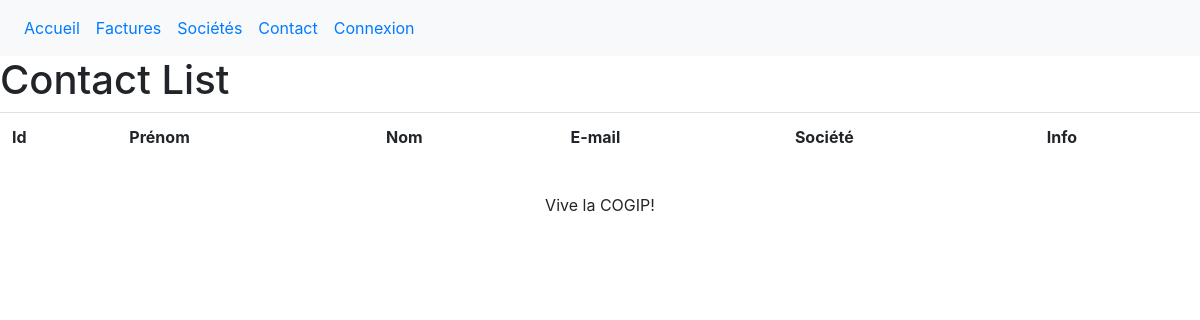
The page /?contact on the database as committed earlier.
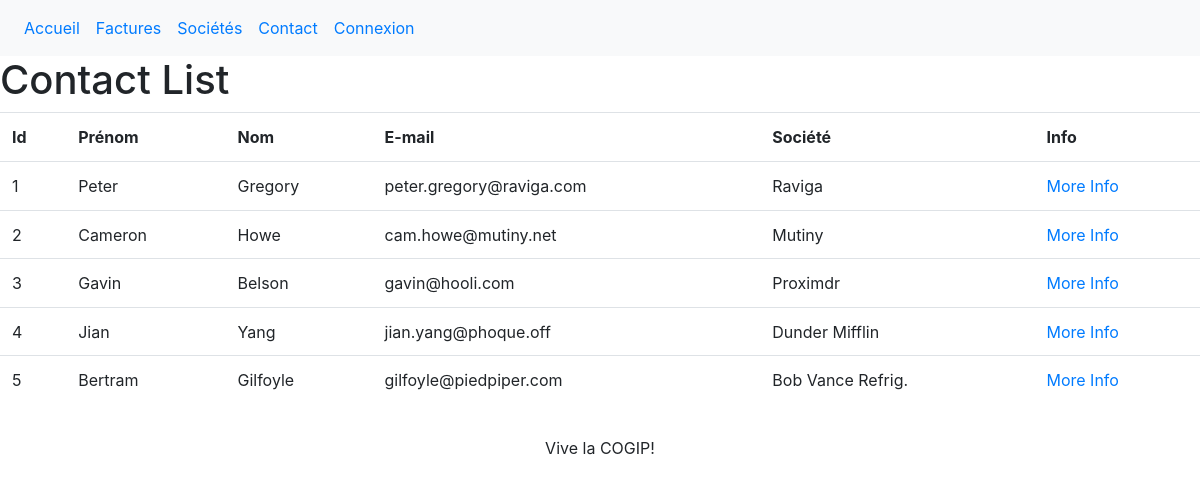
The same page on the database as committed later.
### tables this page shows
CREATE TABLE `people` (
  `id_people` int(11) NOT NULL,
  `first_name` text NOT NULL,
  `last_name` text NOT NULL,
  `email` varchar(100) NOT NULL,
  `fk_comp` int(255) NOT NULL
);

CREATE TABLE `company` (
  `id_company` int(11) NOT NULL,
  `name` varchar(255) NOT NULL,
  `TVA` varchar(50) NOT NULL,
  `country` text NOT NULL,
  `fk_type` int(11) NOT NULL
);

### controller/peopleController.php (called while the page is built)
<?php
require('model/peopleModel.php');
require('view/peopleView.php');

### model/peopleModel.php (the view, shortened to what this page needs)
<?php
function getPeople() {
  $conn = dbConnect();
  $conn->setAttribute(PDO::ATTR_DEFAULT_FETCH_MODE, PDO::FETCH_ASSOC);
  $data_people = $conn->query('SELECT id_people, first_name, last_name, email, name FROM people JOIN company ON fk_comp = id_company');
  return $data_people;
}
$people = getPeople();
function createTable($fetchFrom){
  while ($data = $fetchFrom->fetch()) {
      echo '<tr>';
      echo '<a href="#">';
      foreach($data as $key => $value){
        echo "<td> $value </td>";
      }
      echo "<td><a href='#'>More Info</a></td>";
      echo '</a>';
      echo '<tr>';
      }
  }

### view/header.php (shortened to what this page needs)
<!DOCTYPE html>
<html lang="en">
<head>
    <link rel="stylesheet" href="https://stackpath.bootstrapcdn.com/bootstrap/4.3.1/css/bootstrap.min.css"
>
    <link rel="stylesheet" href="vue/assets/css/style.css">
</head>
<body>
    <nav class="navbar navbar-expand-sm bg-light">
        <ul class="navbar-nav">
            <li class="nav-item">
                <a class="nav-link" href="?home">Accueil</a>
            </li>
            <li class="nav-item">
                <a class="nav-link" href="?invoice">Factures</a>
            </li>
            <li class="nav-item">
                <a class="nav-link" href="?company">Sociétés</a>
            </li>
            <li class="nav-item">
                <a class="nav-link" href="?contact">Contact</a>
            </li>
            <li class="nav-item">
                <a class="nav-link" href="?login">Connexion</a>
            </li>
        </ul>
    </nav>
    <main>

### index.php (shortened to what this page needs)
<?php require('view/header.php');
    if(isset($_GET['contact'])){
      require('controller/peopleController.php');
      }
require('view/footer.php');

### view/peopleView.php
<h1>Contact List</h1>
<table class='table'>
    <th>Id</th>
    <th>Prénom</th>
    <th>Nom</th>
    <th>E-mail</th>
    <th>Société</th>
    <th>Info</th>
    <?php createTable($people); ?>
</table>

### view/footer.php (shortened to what this page needs)
</main>
<footer class="page-footer font-small blue">
    <div class="footer-copyright text-center py-3">Vive la COGIP!
    </div>
</footer>
</body>
</html>

Rows that differ between the two databases and show on the page:
now on this page (row edited): people: id_people "1", first_name "Peter", last_name "Gregory", email "peter.gregory@raviga.com", fk_comp.name "Raviga"
now on this page (row edited): people: id_people "2", first_name "Cameron", last_name "Howe", email "cam.howe@mutiny.net", fk_comp.name "Mutiny"
now on this page (row edited): people: id_people "3", first_name "Gavin", last_name "Belson", email "gavin@hooli.com", fk_comp.name "Proximdr"
now on this page (row edited): people: id_people "4", first_name "Jian", last_name "Yang", email "jian.yang@phoque.off", fk_comp.name "Dunder Mifflin"
now on this page (row edited): people: id_people "5", first_name "Bertram", last_name "Gilfoyle", email "gilfoyle@piedpiper.com", fk_comp.name "Bob Vance Refrig."
